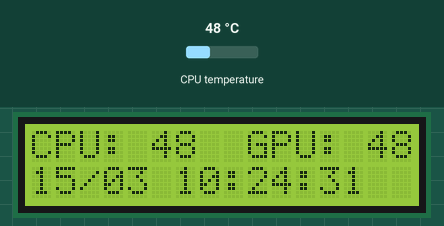
Recording of a program running on a simulated Raspberry Pi (BCM pin numbers). On the bench: 16×2 character LCD. The inputs (shaded band) are chosen by the test bench; at power-on: CPU temperature 48 °C. The clock reads 2024-03-15 10:24:30 at power-on unless the program sets it.

Above: at 1.2 s.
1.3 s: CPU temperature set to 31 °C
At 2.8 s:
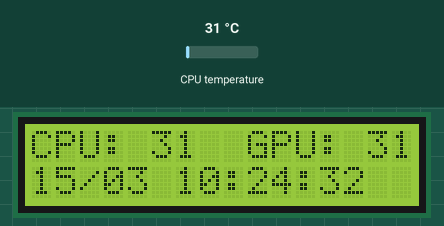
4.3 s: CPU temperature set to 44 °C
At 5.7 s:
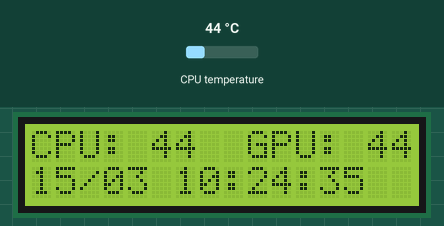
7.3 s: CPU temperature set to 58 °C
At 8.7 s:
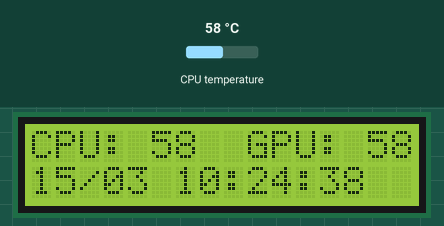
Timing chart, 0 to 10.3 s (numbered marks = the images above; inputs shaded):
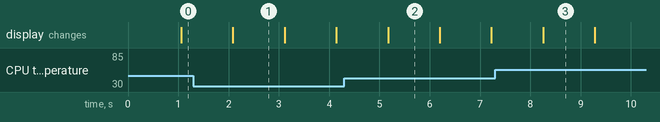

Measured:
- what the display in image 1 shows lasts 1.0 s, from 2.1 s to 3.1 s

The program:

clock.py
```python
#!/usr/bin/python
import commands
import datetime
import time

from lcd import *

class Config:
    LED_OUT = 4

def get_cpu_temp():
    tempFile = open( "/sys/class/thermal/thermal_zone0/temp" )
    cpu_temp = tempFile.read()
    tempFile.close()
    return float(cpu_temp)/1000

def get_gpu_temp():
    gpu_temp = commands.getoutput( '/opt/vc/bin/vcgencmd measure_temp' ).replace( 'temp=', '' ).replace( '\'C', '' )
    return  float(gpu_temp)

def main():


    lcd = LCD()
    lcd.init()

    while True:
        now = datetime.datetime.now()

        #afisare de text pe LCD
        lcd.line1("CPU: %d  GPU: %d" % (get_cpu_temp(), get_gpu_temp()))
        lcd.line2(now.strftime("%d/%m %H:%M:%S"))

        time.sleep(1)

if __name__ == '__main__':
    main()
```

lcd.py
```python
import RPi.GPIO as GPIO
import time

class LCD:
	LCD_RS = 25
	LCD_E  = 24
	LCD_D4 = 23
	LCD_D5 = 17
	LCD_D6 = 18
	LCD_D7 = 22


	LCD_WIDTH = 16
	LCD_CHR = True
	LCD_CMD = False

	LCD_LINE_1 = 0x80
	LCD_LINE_2 = 0xC0

	E_PULSE = 0.00005
	E_DELAY = 0.00005


	def init(self):
		GPIO.setmode(GPIO.BCM)
		GPIO.setup(LCD.LCD_E, GPIO.OUT)
		GPIO.setup(LCD.LCD_RS, GPIO.OUT)
		GPIO.setup(LCD.LCD_D4, GPIO.OUT)
		GPIO.setup(LCD.LCD_D5, GPIO.OUT)
		GPIO.setup(LCD.LCD_D6, GPIO.OUT)
		GPIO.setup(LCD.LCD_D7, GPIO.OUT)

		# initialisation
		self._write_byte(0x33, LCD.LCD_CMD)
		# initialisation
		self._write_byte(0x32, LCD.LCD_CMD)
		# 2 line matrix
		self._write_byte(0x28, LCD.LCD_CMD)
		# turn cursor off, 0x0E to enable
		self._write_byte(0x0C, LCD.LCD_CMD)
		# shift cursor right
		self._write_byte(0x06, LCD.LCD_CMD)

		self.clear()

	def clear(self):
		# clear
		self._write_byte(0x01, LCD.LCD_CMD)
		time.sleep(LCD.E_DELAY)

	def write_empty(self):
		self.line1('                ')
		self.line1('                ')

	def line1(self, message):
		self._write_byte(LCD.LCD_LINE_1, LCD.LCD_CMD)
		self.write(message.ljust(16))

	def line2(self, message):
		self._write_byte(LCD.LCD_LINE_2, LCD.LCD_CMD)
		self.write(message.ljust(16))

	def message(self, message):
		parts = message.split('\n')

		self.line1(parts[0])
		if (len(parts) > 1): self.line2(parts[1])

	def multiline(self, message):
		self.line1(message[0:16].ljust(16))
		self.line2(message[16:].ljust(16))

	def write(self, message):
		for i in range(len(message)):
			self._write_byte(ord(message[i]),LCD.LCD_CHR)

	def set_cursor(self, row, col):
		row_offsets = [ 0x00, 0x40 ]

		self._write_byte(0x80 | (col + row_offsets[row]), LCD.LCD_CMD)

	def _write_byte(self, bits, mode):
		GPIO.output(LCD.LCD_RS, mode)

		GPIO.output(LCD.LCD_D4, bits & 0x10 == 0x10)
		GPIO.output(LCD.LCD_D5, bits & 0x20 == 0x20)
		GPIO.output(LCD.LCD_D6, bits & 0x40 == 0x40)
		GPIO.output(LCD.LCD_D7, bits & 0x80 == 0x80)

		time.sleep(LCD.E_DELAY)
		GPIO.output(LCD.LCD_E, True)
		time.sleep(LCD.E_DELAY)
		GPIO.output(LCD.LCD_E, False)
		time.sleep(LCD.E_DELAY)

		GPIO.output(LCD.LCD_D4, bits & 0x01 == 0x01)
		GPIO.output(LCD.LCD_D5, bits & 0x02 == 0x02)
		GPIO.output(LCD.LCD_D6, bits & 0x04 == 0x04)
		GPIO.output(LCD.LCD_D7, bits & 0x08 == 0x08)

		time.sleep(LCD.E_DELAY)
		GPIO.output(LCD.LCD_E, True)
		time.sleep(LCD.E_DELAY)
		GPIO.output(LCD.LCD_E, False)
		time.sleep(LCD.E_DELAY)

def main():
	lcd = LCD()

	lcd.lcd_init()

	#afisare de text pe LCD
	lcd.line1("Ce faci?")
	lcd.line2("Bine")

	lcd.set_cursor(0, 5)
	lcd.write("is")


if __name__ == '__main__':
	main()
```
